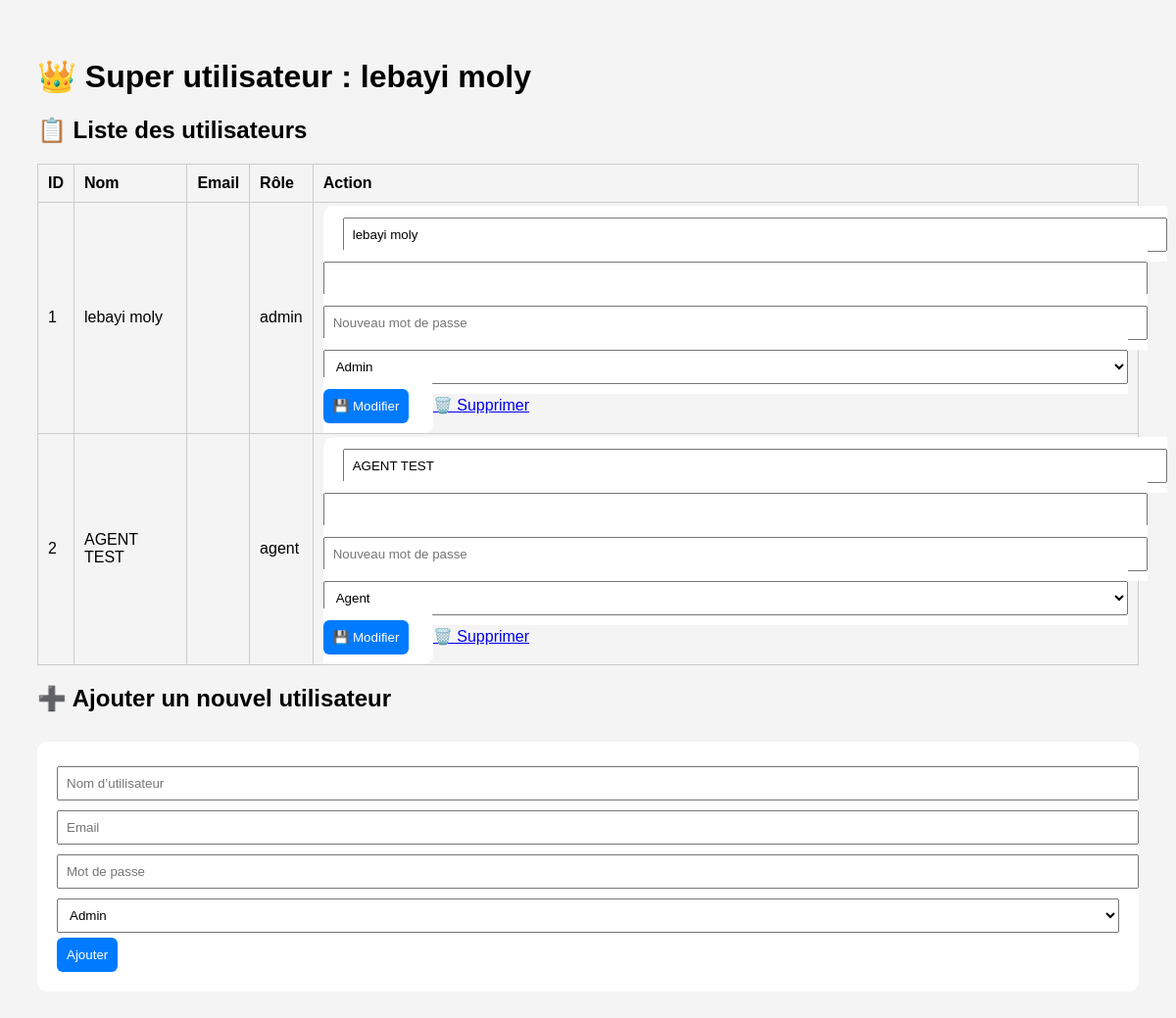
/admin/users (signed in), run on an earlier commit of the app's database.
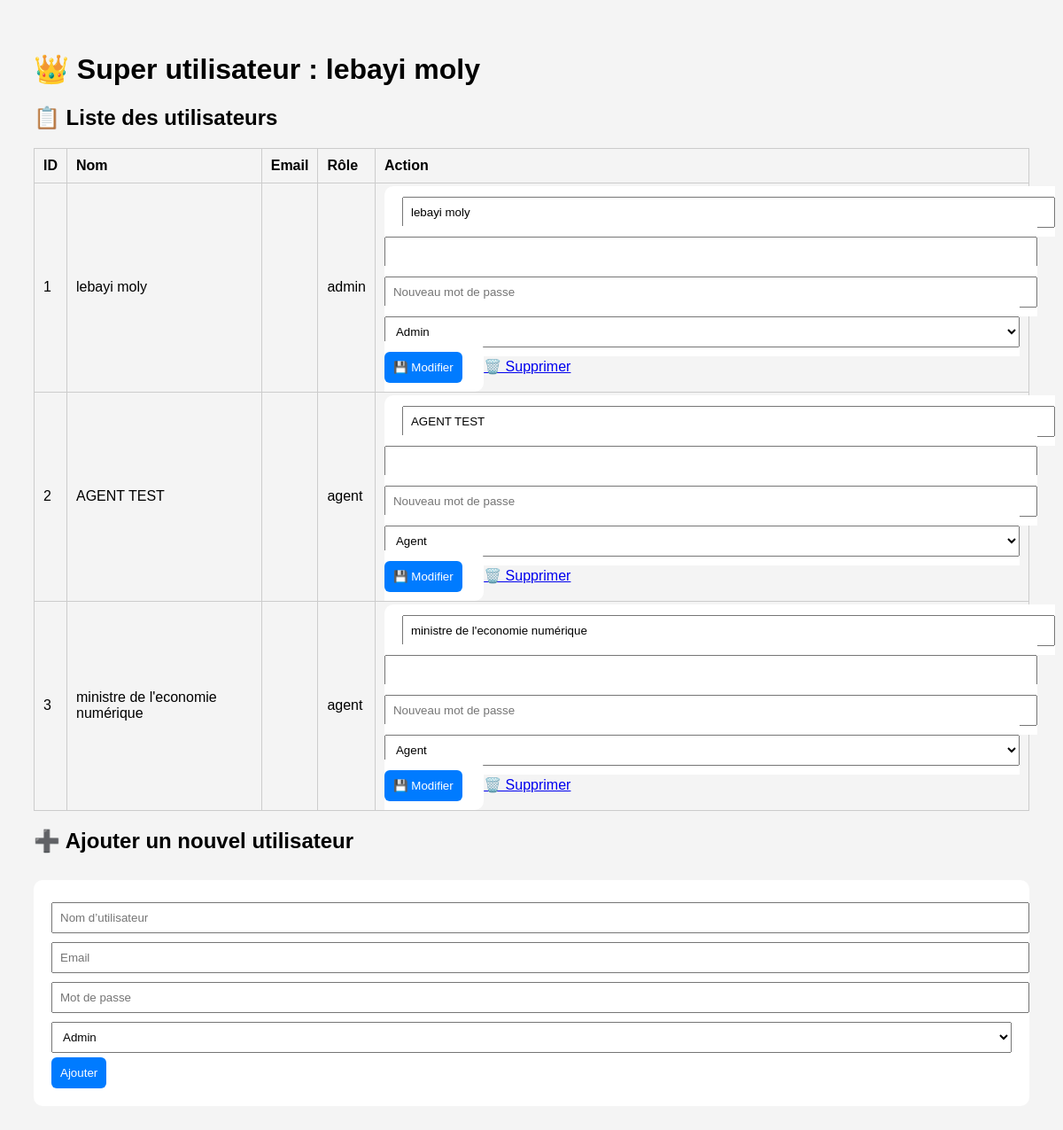
And on a later commit of the database.
### tables this page shows
CREATE TABLE users (
    id INTEGER PRIMARY KEY AUTOINCREMENT,
    username TEXT UNIQUE NOT NULL,
    password TEXT NOT NULL,
    role TEXT NOT NULL CHECK(role IN ('admin', 'agent'))
);

### app.py (the view, shortened to what this page needs)
@app.route('/admin/users', methods=['GET', 'POST'])
def manage_users():
    if 'admin' not in session or session['admin'] != 'lebayi moly':
        return redirect('/')
    conn = get_db_connection()
    users = conn.execute('SELECT * FROM users').fetchall()
    conn.close()
    return render_template('manage_users.html', users=users)

### app.py (called while the page is built)
def get_db_connection():
    conn = sqlite3.connect('database.db')
    conn.row_factory = sqlite3.Row
    return conn

### templates/manage_users.html (shortened to what this page needs)
<!DOCTYPE html>
<html lang="fr">
<head>
</head>
<body>
  <h1>👑 Super utilisateur : {{ session['admin'] }}</h1>
  <h2>📋 Liste des utilisateurs</h2>
  <table>
    <tr>
      <th>ID</th>
      <th>Nom</th>
      <th>Email</th>
      <th>Rôle</th>
      <th>Action</th>
    </tr>
    {% for user in users %}
    <tr>
      <td>{{ user['id'] }}</td>
      <td>{{ user['username'] }}</td>
      <td>{{ user['email'] }}</td>
      <td>{{ user['role'] }}</td>
      <td>
        <form method="POST" style="display:inline;">
          <input type="text" name="username" value="{{ user['username'] }}" required>
          <input type="email" name="email" value="{{ user['email'] }}">
          <input type="text" name="password" placeholder="Nouveau mot de passe">
          <select name="role">
            <option value="admin" {% if user['role'] == 'admin' %}selected{% endif %}>Admin</option>
            <option value="agent" {% if user['role'] == 'agent' %}selected{% endif %}>Agent</option>
          </select>
          <button type="submit">💾 Modifier</button>
        </form>
        <a href="/admin/users/delete/{{ user['id'] }}" onclick="return confirm('Supprimer cet utilisateur ?')">🗑️ Supprimer</a>
      </td>
    </tr>
    {% endfor %}
  </table>
  <h2>➕ Ajouter un nouvel utilisateur</h2>
  <form method="POST">
    <input type="text" name="username" placeholder="Nom d’utilisateur" required>
    <input type="email" name="email" placeholder="Email">
    <input type="text" name="password" placeholder="Mot de passe">
    <select name="role">
      <option value="admin">Admin</option>
    </select>
    <button type="submit">Ajouter</button>
  </form>
</body>
</html>

### templates/manage_users.html (style rules this page uses)
body { font-family: Arial; padding: 30px; background-color: #f4f4f4; }
table { width: 100%; border-collapse: collapse; margin-top: 20px; }
th, td { padding: 10px; border: 1px solid #ccc; text-align: left; }
form { margin-top: 30px; background: white; padding: 20px; border-radius: 10px; }
input, select { padding: 8px; margin: 5px 0; width: 100%; }
button { padding: 10px; background-color: #007BFF; color: white; border: none; border-radius: 6px; cursor: pointer; }

What changed in the data, as far as the page shows it:
added users: id "3", username "ministre de l'economie numérique", role "agent", role "Agent"
